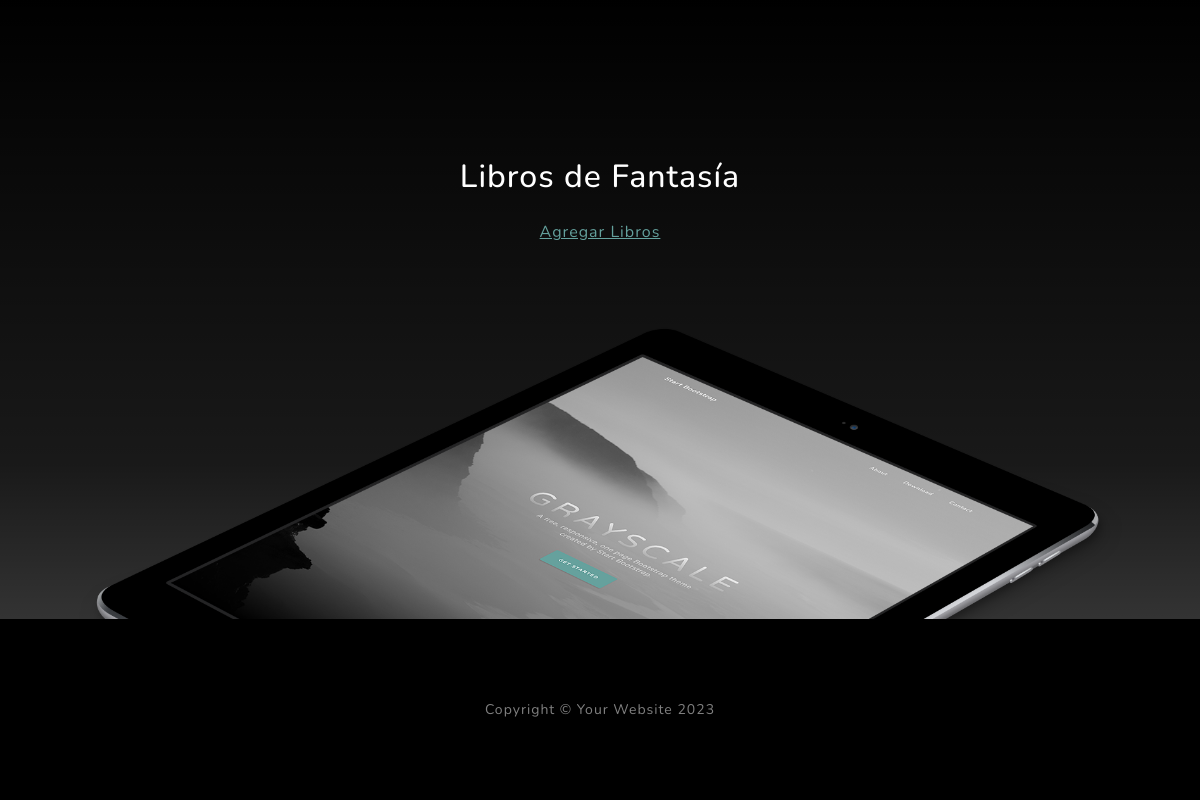
/AppCoder/fantasia/list/ (signed in, lower part), run on an earlier commit of the app's database.
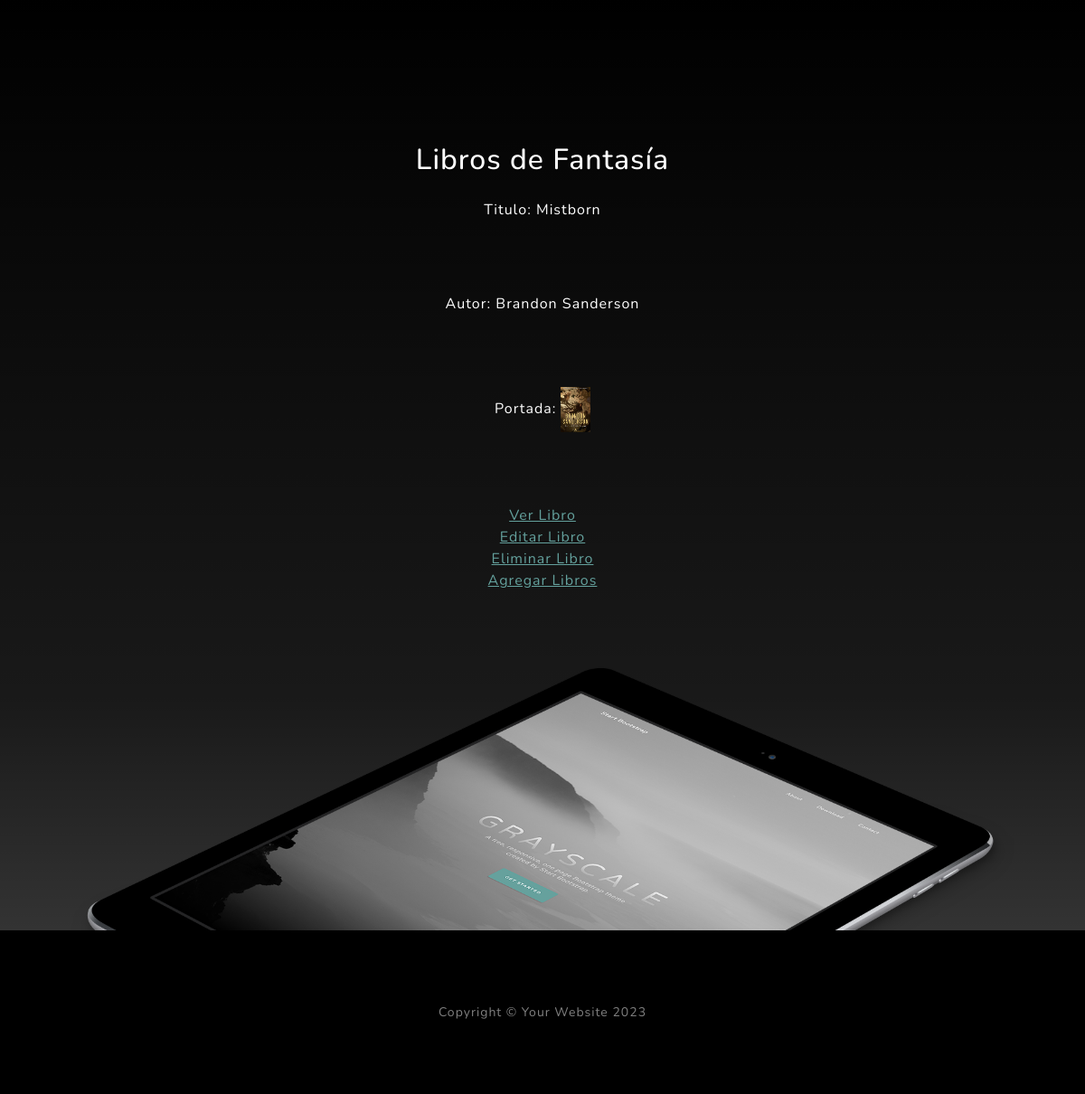
And on a later commit of the database.
### AppCoder/models.py (models this page shows, shortened)
class Fantasia(models.Model):
    libro = models.CharField(max_length=60)
    autor = models.CharField(max_length=60)
    year = models.IntegerField(null=True, blank=True)
    imagen = models.ImageField(null=True, blank=True, upload_to= "imagenes" )
    descripcion = models.TextField(null=True, blank=True)
    usuario = models.ForeignKey(User, on_delete=models.CASCADE, null=True, blank=True)

### AppCoder/views.py (the view)
# urls.py: path("fantasia/list/", ListaFantasia.as_view(), name="FantasiaLeer"),
class ListaFantasia(LoginRequiredMixin, ListView):
    model = Fantasia

### AppCoder/templates/AppCoder/fantasia_list.html (shortened to what this page needs)
{% extends "AppCoder/padre.html" %}
{% load static %}
{% block descripcion %}
Libros de Fantasía
{% endblock %}
{% block form %}
{% for fantasia in object_list %}
<p>Titulo: {{fantasia.libro}}</p>
<p>Autor: {{fantasia.autor}}</p>
<p>Portada: <img src="{{ fantasia.imagen.url }}"  height="50 px" alt="Descripción de la imagen"> </p>
<a href="{% url 'FantasiaDetalle' fantasia.id %}"> Ver Libro  </a>
<br>
<a href="{% url 'FantasiaActualizar' fantasia.id %}"> Editar Libro  </a>
<br>
<a href="{% url 'FantasiaBorrar' fantasia.id %}"> Eliminar Libro  </a>
<br>
{% endfor  %}
<a href="{% url 'FantasiaCrear' %}"> Agregar Libros  </a>
{% endblock %}

### AppCoder/templates/AppCoder/padre.html (shortened to what this page needs)
<!DOCTYPE html>
<html lang="en">
    <head>
        {% load static %}
        <link href="{% static 'AppCoder/css/styles.css' %}" rel="stylesheet" />
    </head>
    <body id="page-top">
        <section class="about-section text-center" id="bajar">
            <div class="container px-4 px-lg-5">
                <div class="row gx-4 gx-lg-5 justify-content-center">
                    <div class="col-lg-8">
                        <h2 class="text-white mb-4">
                            {% block descripcion %}
                            {% endblock %}
                        </h2>
                        <font color="white"font>
                        {% block form %}
                        {% endblock %}
                    </div>
                </div>
                <img class="img-fluid" src="{% static 'AppCoder/assets/img/ipad.png' %}" alt="..." />
            </div>
        </section>
        <footer class="footer bg-black small text-center text-white-50"><div class="container px-4 px-lg-5">Copyright &copy; Your Website 2023</div></footer>
    </body>
</html>

What changed in the data, as far as the page shows it:
added Fantasia: libro "Mistborn", autor "Brandon Sanderson", imagen (picture)
